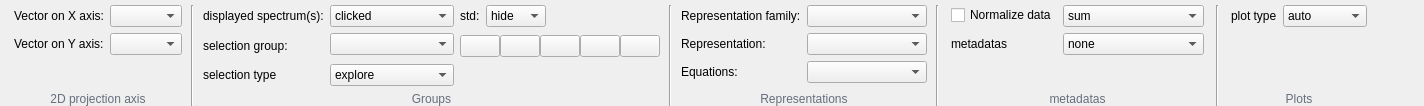
        <widget class="QWidget" name="tab_Display">
         <attribute name="title">
          <string>Display</string>
         </attribute>
         <layout class="QHBoxLayout" name="horizontalLayout_2">
          <property name="topMargin">
           <number>5</number>
          </property>
          <property name="bottomMargin">
           <number>0</number>
          </property>
          <item>
           <layout class="QGridLayout" name="gridLayout_34">
            <property name="leftMargin">
             <number>3</number>
            </property>
            <property name="rightMargin">
             <number>3</number>
            </property>
            <item row="3" column="0" colspan="3">
             <widget class="QLabel" name="subLabel_1">
              <property name="styleSheet">
               <string notr="true">QLabel{
color:rgb(102, 109, 124);
}</string>
              </property>
              <property name="text">
               <string>2D projection axis</string>
              </property>
              <property name="alignment">
               <set>Qt::AlignBottom|Qt::AlignHCenter</set>
              </property>
             </widget>
            </item>
            <item row="2" column="0" colspan="3">
             <layout class="QFormLayout" name="formLayout">
              <item row="0" column="0">
               <widget class="QLabel" name="label_7">
                <property name="text">
                 <string>Vector on X axis:</string>
                </property>
               </widget>
              </item>
              <item row="0" column="1">
               <widget class="QComboBox" name="comboBox_vectorOnX">
                <property name="sizeAdjustPolicy">
                 <enum>QComboBox::AdjustToContents</enum>
                </property>
               </widget>
              </item>
              <item row="1" column="0">
               <widget class="QLabel" name="label_8">
                <property name="text">
                 <string>Vector on Y axis:</string>
                </property>
               </widget>
              </item>
              <item row="1" column="1">
               <widget class="QComboBox" name="comboBox_vectorOnY">
                <property name="sizeAdjustPolicy">
                 <enum>QComboBox::AdjustToContents</enum>
                </property>
               </widget>
              </item>
             </layout>
            </item>
           </layout>
          </item>
          <item>
           <widget class="Line" name="line_8">
            <property name="orientation">
             <enum>Qt::Vertical</enum>
            </property>
           </widget>
          </item>
          <item>
           <layout class="QGridLayout" name="gridLayout_35">
            <property name="leftMargin">
             <number>3</number>
            </property>
            <property name="topMargin">
             <number>0</number>
            </property>
            <property name="rightMargin">
             <number>3</number>
            </property>
            <item row="1" column="2" colspan="2">
             <layout class="QHBoxLayout" name="horizontalLayout_6">
              <property name="spacing">
               <number>0</number>
              </property>
              <property name="sizeConstraint">
               <enum>QLayout::SetDefaultConstraint</enum>
              </property>
              <item>
               <widget class="QPushButton" name="button_addSelectionGroup">
                <property name="minimumSize">
                 <size>
                  <width>0</width>
                  <height>16</height>
                 </size>
                </property>
                <property name="text">
                 <string/>
                </property>
                <property name="icon">
                 <iconset>
                  <normaloff>../../bin/icons/add.png</normaloff>../../bin/icons/add.png</iconset>
                </property>
                <property name="iconSize">
                 <size>
                  <width>15</width>
                  <height>15</height>
                 </size>
                </property>
               </widget>
              </item>
              <item>
               <widget class="QPushButton" name="button_importGroup">
                <property name="minimumSize">
                 <size>
                  <width>0</width>
                  <height>16</height>
                 </size>
                </property>
                <property name="text">
                 <string/>
                </property>
                <property name="icon">
                 <iconset>
                  <normaloff>../../bin/icons/import.png</normaloff>../../bin/icons/import.png</iconset>
                </property>
                <property name="iconSize">
                 <size>
                  <width>15</width>
                  <height>15</height>
                 </size>
                </property>
               </widget>
              </item>
              <item>
               <widget class="QPushButton" name="button_editSelectionGroup">
                <property name="minimumSize">
                 <size>
                  <width>0</width>
                  <height>16</height>
                 </size>
                </property>
                <property name="text">
                 <string/>
                </property>
                <property name="icon">
                 <iconset>
                  <normaloff>../../bin/icons/edit.png</normaloff>../../bin/icons/edit.png</iconset>
                </property>
                <property name="iconSize">
                 <size>
                  <width>15</width>
                  <height>15</height>
                 </size>
                </property>
               </widget>
              </item>
              <item>
               <widget class="QPushButton" name="button_delSelectionGroup">
                <property name="minimumSize">
                 <size>
                  <width>0</width>
                  <height>16</height>
                 </size>
                </property>
                <property name="text">
                 <string/>
                </property>
                <property name="icon">
                 <iconset>
                  <normaloff>../../bin/icons/trash.png</normaloff>../../bin/icons/trash.png</iconset>
                </property>
                <property name="iconSize">
                 <size>
                  <width>15</width>
                  <height>15</height>
                 </size>
                </property>
               </widget>
              </item>
              <item>
               <widget class="QPushButton" name="button_hideGroups">
                <property name="enabled">
                 <bool>true</bool>
                </property>
                <property name="minimumSize">
                 <size>
                  <width>0</width>
                  <height>16</height>
                 </size>
                </property>
                <property name="text">
                 <string/>
                </property>
                <property name="icon">
                 <iconset>
                  <normaloff>../../bin/icons/hide.png</normaloff>
                  <normalon>../../bin/icons/show.png</normalon>../../bin/icons/hide.png</iconset>
                </property>
                <property name="iconSize">
                 <size>
                  <width>15</width>
                  <height>15</height>
                 </size>
                </property>
                <property name="checkable">
                 <bool>true</bool>
                </property>
                <property name="checked">
                 <bool>false</bool>
                </property>
                <property name="autoDefault">
                 <bool>false</bool>
                </property>
                <property name="default">
                 <bool>false</bool>
                </property>
                <property name="flat">
                 <bool>false</bool>
                </property>
               </widget>
              </item>
             </layout>
            </item>
            <item row="3" column="0" colspan="4">
             <widget class="QLabel" name="label_22">
              <property name="styleSheet">
               <string notr="true">QLabel{
color:rgb(102, 109, 124);
}</string>
              </property>
              <property name="text">
               <string>Groups</string>
              </property>
              <property name="alignment">
               <set>Qt::AlignBottom|Qt::AlignHCenter</set>
              </property>
             </widget>
            </item>
            <item row="0" column="2" colspan="2">
             <layout class="QFormLayout" name="formLayout_3">
              <item row="0" column="0">
               <widget class="QLabel" name="label_17">
                <property name="maximumSize">
                 <size>
                  <width>25</width>
                  <height>16777215</height>
                 </size>
                </property>
                <property name="text">
                 <string>std:</string>
                </property>
               </widget>
              </item>
              <item row="0" column="1">
               <widget class="QComboBox" name="combo_std_deviation">
                <property name="maximumSize">
                 <size>
                  <width>60</width>
                  <height>16777215</height>
                 </size>
                </property>
                <item>
                 <property name="text">
                  <string>hide</string>
                 </property>
                </item>
                <item>
                 <property name="text">
                  <string>sigma</string>
                 </property>
                </item>
                <item>
                 <property name="text">
                  <string>2*sigma</string>
                 </property>
                </item>
               </widget>
              </item>
             </layout>
            </item>
            <item row="0" column="0" rowspan="3" colspan="2">
             <layout class="QFormLayout" name="formLayout_2">
              <item row="0" column="0">
               <widget class="QLabel" name="label_9">
                <property name="text">
                 <string>displayed spectrum(s):</string>
                </property>
                <property name="scaledContents">
                 <bool>false</bool>
                </property>
               </widget>
              </item>
              <item row="1" column="0">
               <widget class="QLabel" name="label_11">
                <property name="minimumSize">
                 <size>
                  <width>0</width>
                  <height>25</height>
                 </size>
                </property>
                <property name="text">
                 <string>selection group:</string>
                </property>
               </widget>
              </item>
              <item row="2" column="0">
               <widget class="QLabel" name="label_19">
                <property name="text">
                 <string>selection type</string>
                </property>
               </widget>
              </item>
              <item row="0" column="1">
               <widget class="QComboBox" name="combo_dispSpectrums">
                <property name="minimumSize">
                 <size>
                  <width>75</width>
                  <height>0</height>
                 </size>
                </property>
                <item>
                 <property name="text">
                  <string>clicked</string>
                 </property>
                </item>
                <item>
                 <property name="text">
                  <string>all selected</string>
                 </property>
                </item>
                <item>
                 <property name="text">
                  <string>selected average</string>
                 </property>
                </item>
               </widget>
              </item>
              <item row="1" column="1">
               <widget class="QComboBox" name="combo_currentSelectionGroup">
                <property name="minimumSize">
                 <size>
                  <width>25</width>
                  <height>0</height>
                 </size>
                </property>
                <property name="sizeAdjustPolicy">
                 <enum>QComboBox::AdjustToContents</enum>
                </property>
               </widget>
              </item>
              <item row="2" column="1">
               <widget class="QComboBox" name="combo_selectionType">
                <item>
                 <property name="text">
                  <string>explore</string>
                 </property>
                </item>
                <item>
                 <property name="text">
                  <string>add</string>
                 </property>
                </item>
                <item>
                 <property name="text">
                  <string>remove</string>
                 </property>
                </item>
               </widget>
              </item>
             </layout>
            </item>
           </layout>
          </item>
          <item>
           <widget class="Line" name="line_9">
            <property name="orientation">
             <enum>Qt::Vertical</enum>
            </property>
           </widget>
          </item>
          <item>
           <layout class="QHBoxLayout" name="horizontalLayout_8">
            <property name="leftMargin">
             <number>3</number>
            </property>
            <property name="rightMargin">
             <number>3</number>
            </property>
            <item>
             <layout class="QGridLayout" name="gridLayout_37">
              <item row="2" column="0">
               <widget class="QLabel" name="label_14">
                <property name="text">
                 <string>Equations:</string>
                </property>
               </widget>
              </item>
              <item row="0" column="0">
               <widget class="QLabel" name="label_12">
                <property name="text">
                 <string>Representation family:</string>
                </property>
               </widget>
              </item>
              <item row="1" column="1">
               <widget class="QComboBox" name="combo_representations">
                <property name="sizePolicy">
                 <sizepolicy hsizetype="Preferred" vsizetype="Fixed">
                  <horstretch>0</horstretch>
                  <verstretch>0</verstretch>
                 </sizepolicy>
                </property>
                <property name="sizeAdjustPolicy">
                 <enum>QComboBox::AdjustToContents</enum>
                </property>
               </widget>
              </item>
              <item row="2" column="1">
               <widget class="QComboBox" name="combo_equations">
                <property name="sizeAdjustPolicy">
                 <enum>QComboBox::AdjustToContents</enum>
                </property>
               </widget>
              </item>
              <item row="1" column="0">
               <widget class="QLabel" name="label_13">
                <property name="text">
                 <string>Representation:</string>
                </property>
               </widget>
              </item>
              <item row="3" column="0" colspan="2">
               <widget class="QLabel" name="label_21">
                <property name="styleSheet">
                 <string notr="true">QLabel{
color:rgb(102, 109, 124);
}</string>
                </property>
                <property name="text">
                 <string>Representations</string>
                </property>
                <property name="alignment">
                 <set>Qt::AlignBottom|Qt::AlignHCenter</set>
                </property>
               </widget>
              </item>
              <item row="0" column="1">
               <widget class="QComboBox" name="combo_representations_family">
                <property name="minimumSize">
                 <size>
                  <width>120</width>
                  <height>0</height>
                 </size>
                </property>
                <property name="sizeAdjustPolicy">
                 <enum>QComboBox::AdjustToContents</enum>
                </property>
               </widget>
              </item>
             </layout>
            </item>
           </layout>
          </item>
          <item>
           <widget class="Line" name="line_12">
            <property name="orientation">
             <enum>Qt::Vertical</enum>
            </property>
           </widget>
          </item>
          <item>
           <layout class="QGridLayout" name="gridLayout_38">
            <property name="leftMargin">
             <number>3</number>
            </property>
            <property name="rightMargin">
             <number>3</number>
            </property>
            <item row="0" column="0">
             <layout class="QGridLayout" name="gridLayout_39">
              <property name="leftMargin">
               <number>3</number>
              </property>
              <property name="rightMargin">
               <number>3</number>
              </property>
              <item row="2" column="0" colspan="2">
               <widget class="QLabel" name="label_23">
                <property name="styleSheet">
                 <string notr="true">QLabel{
color:rgb(102, 109, 124);
}</string>
                </property>
                <property name="text">
                 <string>metadatas</string>
                </property>
                <property name="alignment">
                 <set>Qt::AlignBottom|Qt::AlignHCenter</set>
                </property>
               </widget>
              </item>
              <item row="0" column="0" rowspan="2" colspan="2">
               <layout class="QFormLayout" name="formLayout_4">
                <item row="0" column="0">
                 <widget class="QCheckBox" name="checkBox_normalizeDatas">
                  <property name="text">
                   <string>Normalize data</string>
                  </property>
                 </widget>
                </item>
                <item row="0" column="1">
                 <widget class="QComboBox" name="combo_normalisation_type">
                  <property name="sizePolicy">
                   <sizepolicy hsizetype="Minimum" vsizetype="Fixed">
                    <horstretch>0</horstretch>
                    <verstretch>0</verstretch>
                   </sizepolicy>
                  </property>
                  <item>
                   <property name="text">
                    <string>sum</string>
                   </property>
                  </item>
                  <item>
                   <property name="text">
                    <string>max</string>
                   </property>
                  </item>
                  <item>
                   <property name="text">
                    <string>columns_sum</string>
                   </property>
                  </item>
                  <item>
                   <property name="text">
                    <string>columns_max</string>
                   </property>
                  </item>
                  <item>
                   <property name="text">
                    <string>columns_std</string>
                   </property>
                  </item>
                  <item>
                   <property name="text">
                    <string>inertia</string>
                   </property>
                  </item>
                 </widget>
                </item>
                <item row="1" column="0">
                 <widget class="QLabel" name="label_18">
                  <property name="text">
                   <string>metadatas</string>
                  </property>
                 </widget>
                </item>
                <item row="1" column="1">
                 <widget class="QComboBox" name="combo_metadatas">
                  <property name="sizePolicy">
                   <sizepolicy hsizetype="Minimum" vsizetype="Fixed">
                    <horstretch>0</horstretch>
                    <verstretch>0</verstretch>
                   </sizepolicy>
                  </property>
                  <item>
                   <property name="text">
                    <string>none</string>
                   </property>
                  </item>
                  <item>
                   <property name="text">
                    <string>projection values</string>
                   </property>
                  </item>
                  <item>
                   <property name="text">
                    <string>fit results</string>
                   </property>
                  </item>
                  <item>
                   <property name="text">
                    <string>fit results normalized</string>
                   </property>
                  </item>
                  <item>
                   <property name="text">
                    <string>channel values</string>
                   </property>
                  </item>
                 </widget>
                </item>
               </layout>
              </item>
             </layout>
            </item>
           </layout>
          </item>
          <item>
           <widget class="Line" name="line_14">
            <property name="orientation">
             <enum>Qt::Vertical</enum>
            </property>
           </widget>
          </item>
          <item>
           <layout class="QGridLayout" name="gridLayout_45">
            <property name="leftMargin">
             <number>3</number>
            </property>
            <property name="rightMargin">
             <number>3</number>
            </property>
            <item row="0" column="0">
             <layout class="QGridLayout" name="gridLayout_46">
              <property name="leftMargin">
               <number>3</number>
              </property>
              <property name="rightMargin">
               <number>3</number>
              </property>
              <item row="0" column="1">
               <widget class="QComboBox" name="combo_plot_type">
                <item>
                 <property name="text">
                  <string>auto</string>
                 </property>
                </item>
                <item>
                 <property name="text">
                  <string>histogram</string>
                 </property>
                </item>
                <item>
                 <property name="text">
                  <string>rgb</string>
                 </property>
                </item>
               </widget>
              </item>
              <item row="2" column="0" colspan="2">
               <widget class="QLabel" name="label_58">
                <property name="styleSheet">
                 <string notr="true">QLabel{
color:rgb(102, 109, 124);
}</string>
                </property>
                <property name="text">
                 <string>Plots</string>
                </property>
                <property name="alignment">
                 <set>Qt::AlignBottom|Qt::AlignHCenter</set>
                </property>
               </widget>
              </item>
              <item row="0" column="0">
               <widget class="QLabel" name="label_57">
                <property name="text">
                 <string>plot type</string>
                </property>
               </widget>
              </item>
              <item row="1" column="0">
               <spacer name="verticalSpacer">
                <property name="orientation">
                 <enum>Qt::Vertical</enum>
                </property>
                <property name="sizeHint" stdset="0">
                 <size>
                  <width>20</width>
                  <height>40</height>
                 </size>
                </property>
               </spacer>
              </item>
             </layout>
            </item>
           </layout>
          </item>
          <item>
           <spacer name="horizontalSpacer_3">
            <property name="orientation">
             <enum>Qt::Horizontal</enum>
            </property>
            <property name="sizeHint" stdset="0">
             <size>
              <width>40</width>
              <height>20</height>
             </size>
            </property>
           </spacer>
          </item>
         </layout>
        </widget>
